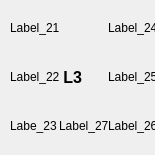
     <widget class="QFrame" name="gridFrame_3">
      <property name="minimumSize">
       <size>
        <width>155</width>
        <height>155</height>
       </size>
      </property>
      <property name="maximumSize">
       <size>
        <width>155</width>
        <height>155</height>
       </size>
      </property>
      <layout class="QGridLayout" name="gridLayout_3">
       <property name="sizeConstraint">
        <enum>QLayout::SetDefaultConstraint</enum>
       </property>
       <property name="leftMargin">
        <number>10</number>
       </property>
       <property name="topMargin">
        <number>3</number>
       </property>
       <property name="bottomMargin">
        <number>12</number>
       </property>
       <property name="horizontalSpacing">
        <number>12</number>
       </property>
       <property name="verticalSpacing">
        <number>8</number>
       </property>
       <item row="1" column="2">
        <widget class="QLabel" name="label_24">
         <property name="minimumSize">
          <size>
           <width>50</width>
           <height>50</height>
          </size>
         </property>
         <property name="maximumSize">
          <size>
           <width>50</width>
           <height>50</height>
          </size>
         </property>
         <property name="text">
          <string>Label_24</string>
         </property>
        </widget>
       </item>
       <item row="1" column="0">
        <widget class="QLabel" name="label_21">
         <property name="minimumSize">
          <size>
           <width>50</width>
           <height>50</height>
          </size>
         </property>
         <property name="maximumSize">
          <size>
           <width>50</width>
           <height>50</height>
          </size>
         </property>
         <property name="text">
          <string>Label_21</string>
         </property>
        </widget>
       </item>
       <item row="3" column="2">
        <widget class="QLabel" name="label_26">
         <property name="minimumSize">
          <size>
           <width>50</width>
           <height>50</height>
          </size>
         </property>
         <property name="maximumSize">
          <size>
           <width>50</width>
           <height>50</height>
          </size>
         </property>
         <property name="text">
          <string>Label_26</string>
         </property>
        </widget>
       </item>
       <item row="2" column="2">
        <widget class="QLabel" name="label_25">
         <property name="minimumSize">
          <size>
           <width>50</width>
           <height>50</height>
          </size>
         </property>
         <property name="maximumSize">
          <size>
           <width>50</width>
           <height>50</height>
          </size>
         </property>
         <property name="text">
          <string>Label_25</string>
         </property>
        </widget>
       </item>
       <item row="3" column="1">
        <widget class="QLabel" name="label_27">
         <property name="minimumSize">
          <size>
           <width>50</width>
           <height>50</height>
          </size>
         </property>
         <property name="maximumSize">
          <size>
           <width>50</width>
           <height>50</height>
          </size>
         </property>
         <property name="text">
          <string>Label_27</string>
         </property>
        </widget>
       </item>
       <item row="2" column="0">
        <widget class="QLabel" name="label_22">
         <property name="minimumSize">
          <size>
           <width>50</width>
           <height>50</height>
          </size>
         </property>
         <property name="maximumSize">
          <size>
           <width>50</width>
           <height>50</height>
          </size>
         </property>
         <property name="text">
          <string>Label_22</string>
         </property>
        </widget>
       </item>
       <item row="3" column="0">
        <widget class="QLabel" name="label_23">
         <property name="minimumSize">
          <size>
           <width>50</width>
           <height>50</height>
          </size>
         </property>
         <property name="maximumSize">
          <size>
           <width>50</width>
           <height>50</height>
          </size>
         </property>
         <property name="text">
          <string>Labe_23</string>
         </property>
        </widget>
       </item>
       <item row="2" column="1">
        <widget class="QLabel" name="Label_19">
         <property name="minimumSize">
          <size>
           <width>50</width>
           <height>50</height>
          </size>
         </property>
         <property name="maximumSize">
          <size>
           <width>50</width>
           <height>50</height>
          </size>
         </property>
         <property name="font">
          <font>
           <pointsize>12</pointsize>
           <weight>75</weight>
           <bold>true</bold>
          </font>
         </property>
         <property name="text">
          <string> L3</string>
         </property>
        </widget>
       </item>
      </layout>
     </widget>
